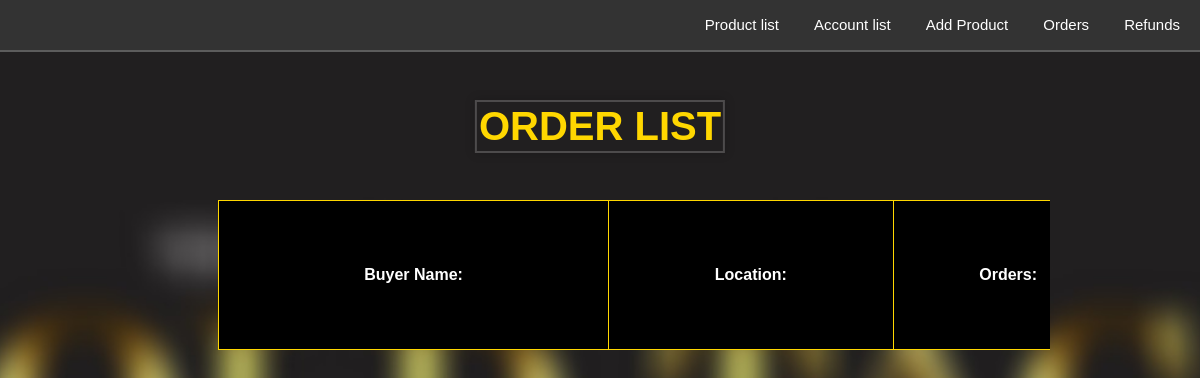
Page /orders.php on the earlier database version.
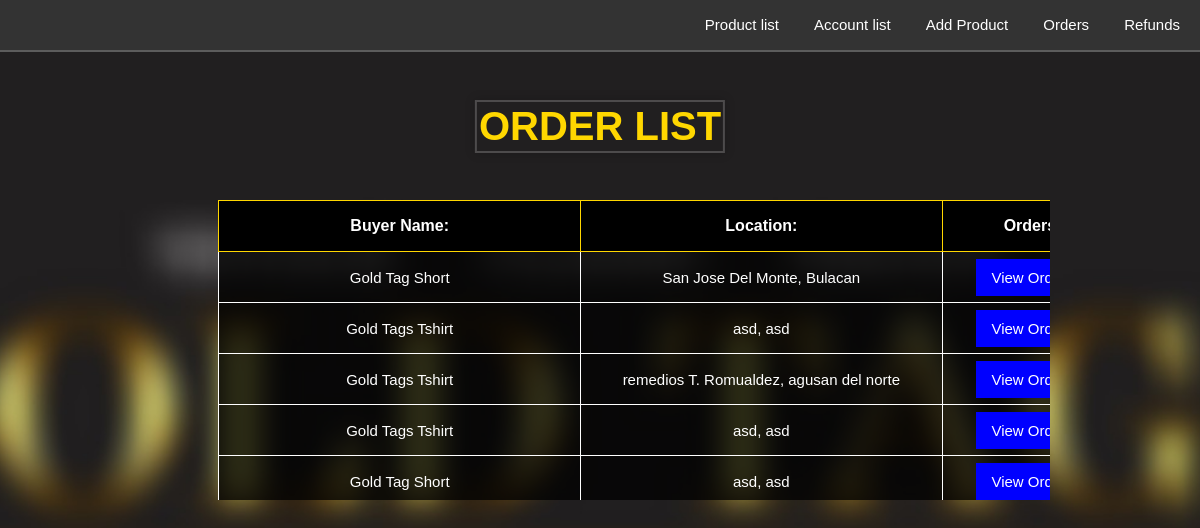
Same page on the later database version.
### tables this page shows
CREATE TABLE `pending` (
  `id` int(11) NOT NULL,
  `name` varchar(255) NOT NULL,
  `product_price` int(255) NOT NULL,
  `quantity` int(255) NOT NULL,
  `product_size` varchar(255) NOT NULL,
  `address` varchar(255) NOT NULL,
  `baranggay` varchar(255) NOT NULL,
  `city` varchar(255) NOT NULL,
  `province` varchar(255) NOT NULL,
  `zip_code` int(255) NOT NULL,
  `image` varchar(255) NOT NULL,
  `contact_number` bigint(20) DEFAULT NULL
);

### orders.php (the view, shortened to what this page needs)
<?php
require_once("connection.php");
$sql = "SELECT * FROM pending";
$result = mysqli_query($conn,$sql);
?>
<!DOCTYPE html>
<html lang="en">
<head>
    <link rel="stylesheet" href="orders.css">
</head>
<body>
    <header>
        <h1>ORDER LIST</h1>
            <nav>
                <li><a href="adminpage.php">Product list </a></li>
                <li><a href="usersAccount.php">Account list</a></li>
                <li><a href="adminproductadd.php">Add Product</a></li>
                <li><a href="orders.php">Orders</a></li>
                <li><a href="#">Refunds</a></li>
            </nav>
    </header>
    <div class="scroll">
        <table>
            <tr>
                <th>Buyer Name:</th>
                <th>Location:</th>
                <th>Orders:</th>
            </tr>
            <?php
                while($row = mysqli_fetch_assoc($result)){
            ?>
            <tr>
                <td><?php echo $row['name'] ?></td>
                <td><?php echo $row['city'] ?>, <?php echo $row['province'] ?></td>
                <td class="link"><a href="customer_order.php?id=<?php echo $row['id'] ?>&name=<?php echo urlencode($row['name']) ?>&product_price=<?php echo $row['product_price'] ?>&quantity=<?php echo $row['quantity'] ?>&product_size=<?php echo $row['product_size'] ?>&address=<?php echo $row['address'] ?>&baranggay=<?php echo $row['baranggay'] ?>&city=<?php echo $row['city'] ?>&province=<?php echo $row['province'] ?>&zip_code=<?php echo $row['zip_code'] ?>&image=<?php echo $row['image'] ?>&contact_number=<?php echo $row['contact_number'] ?>">View Orders</a></td>
            </tr>
            <?php
                }
            ?>
        </table>
    </div>
</body>
</html>

### orders.css (style rules this page uses)
* { margin: 0; padding: 0; }
body { background-image: url("image.jpg"); background-attachment: fixed; background-size: cover; background-position: center; font-family: Arial, sans-serif; margin: 0; padding: 0; height: 100vh; overflow-y: hidden; overflow-x: hidden; }
h1 { font-size: 40px; position: absolute; color: gold; border: 2px solid rgba(255, 255, 255, 0.2); box-shadow: 0 0 10px rgba(0, 0, 0, 0.2); padding: 2px; margin-top: -100px; left: 50%; transform: translateX(-50%); text-align: center; z-index: 1; }
nav { height: 30px; display: flex; align-items: center; justify-content: flex-end; position: fixed; top: 0; right: 0; padding: 10px; background: #333; border-bottom: 2px solid rgba(255, 255, 255, 0.2); width: 100%; z-index: 1000; }
nav li { display: inline; }
nav a { font-size: 15px; color: white; margin-left: 15px; padding: 5px 10px; border-radius: 5px; text-decoration: none; transition: background 0.3s ease, color 0.3s ease; }
table { width: 86.2%; height: 50%; color: white; border: 1px solid white; border-collapse: collapse; margin-left: 27.3vh; background: rgba(0, 0, 0, 0.75); }
table tr th { height: 50px; background: black; border: 1px solid gold; position: sticky; top: 0; }
table tr td { text-align: center; border: 1px solid white; width: 40%; height: 50px; font-size: 15px; }
.link { width: 20%; }
.link a { text-decoration: none; color: white; background: blue; padding: 10px 15px 10px 15px; font-size: 15px; transition: 0.3s; }
.scroll { overflow-y: scroll; margin-right: 150px; height: 300px; margin-top: 200px; }

Differences in the rows shown:
added pending: name "Gold Tag Short", city "San Jose Del Monte", province "Bulacan"
added pending: name "Gold Tags Tshirt", city "asd", province "asd"
added pending: name "Gold Tags Tshirt", city "remedios T. Romualdez", province "agusan del norte"
added pending: name "Gold Tags Tshirt", city "asd", province "asd"
added pending: name "Gold Tag Short", city "asd", province "asd"
